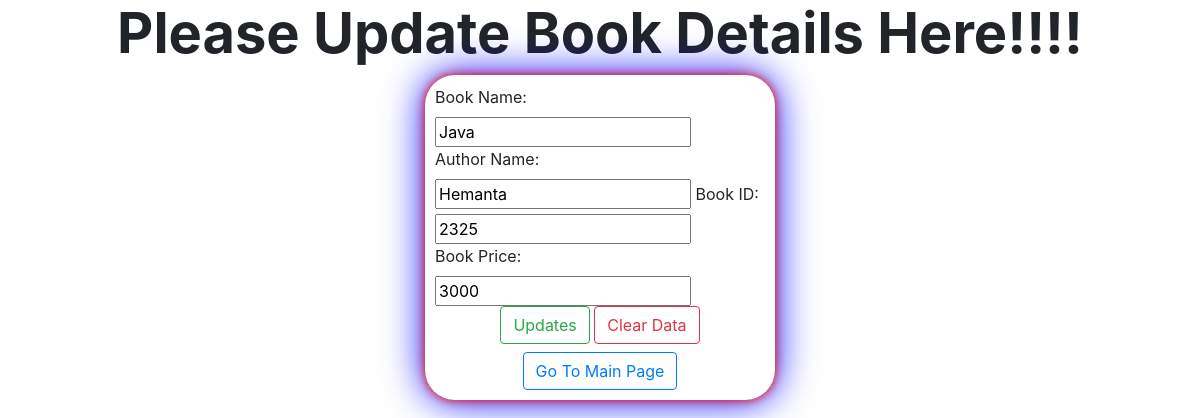
The page /update/13 on the database its author committed.
### app1/models.py (models this page shows)
class BookData(models.Model):
    book_name = models.CharField(max_length=50)
    author_name = models.CharField(max_length=50)
    book_id = models.IntegerField()
    book_price = models.IntegerField()

### app1/views.py (the view)
# urls.py: path('update/<id>', views.update, name='update'),
def update(request, id):
    data = BookData.objects.get(id=id)
    return render(request,'update.html',{'data':data})

### templates/update.html (shortened to what this page needs)
<!DOCTYPE html>
<html lang="en" dir="ltr">
  <head>
    {% include 'cdnlines.html' %}
  </head>
  <body>
    <h1 class="text-center display-4 font-weight-bold">Please Update Book Details Here!!!!</h1>
    <div class="container">
      <div class="row">
        <div class="offset-md-4 col-md-4">
          <form method="post" action="{% url 'update_data' data.id %}">
            <label>Book Name:</label>
            <input type="text" name="bname" calss="form-control" value="{{ data.book_name}}">
            <label>Author Name:</label>
            <input type="text" name="authname" calss="form-control" value="{{ data.author_name}}">
            <label>Book ID:</label>
            <input type="text" name="bookid" calss="form-control" value="{{ data.book_id}}">
            <label>Book Price:</label>
            <input type="text" name="bookprice" calss="form-control" value="{{ data.book_price}}">
            <div class="text-center">
              <div class="text-center">
              <input type="Submit"  value="Updates" class="btn btn-outline-success">
              <input type="Reset"  value="Clear Data" class="btn btn-outline-danger"><br>
              <a href="{% url 'mainpage' %}" class="btn btn-outline-primary mt-2">Go To Main Page</a>
            </div>
            </div>
          </form>
        </div>
      </div>
    </div>
  </body>
</html>

### templates/update.html (style rules this page uses)
form { padding:10px; box-shadow:0px 0px 10px red, 0px 0px 40px blue; border-radius:30px; }

### rows shown on the page
BookData: bname "Java", authname "Hemanta", bookid "2325", bookprice "3000"
